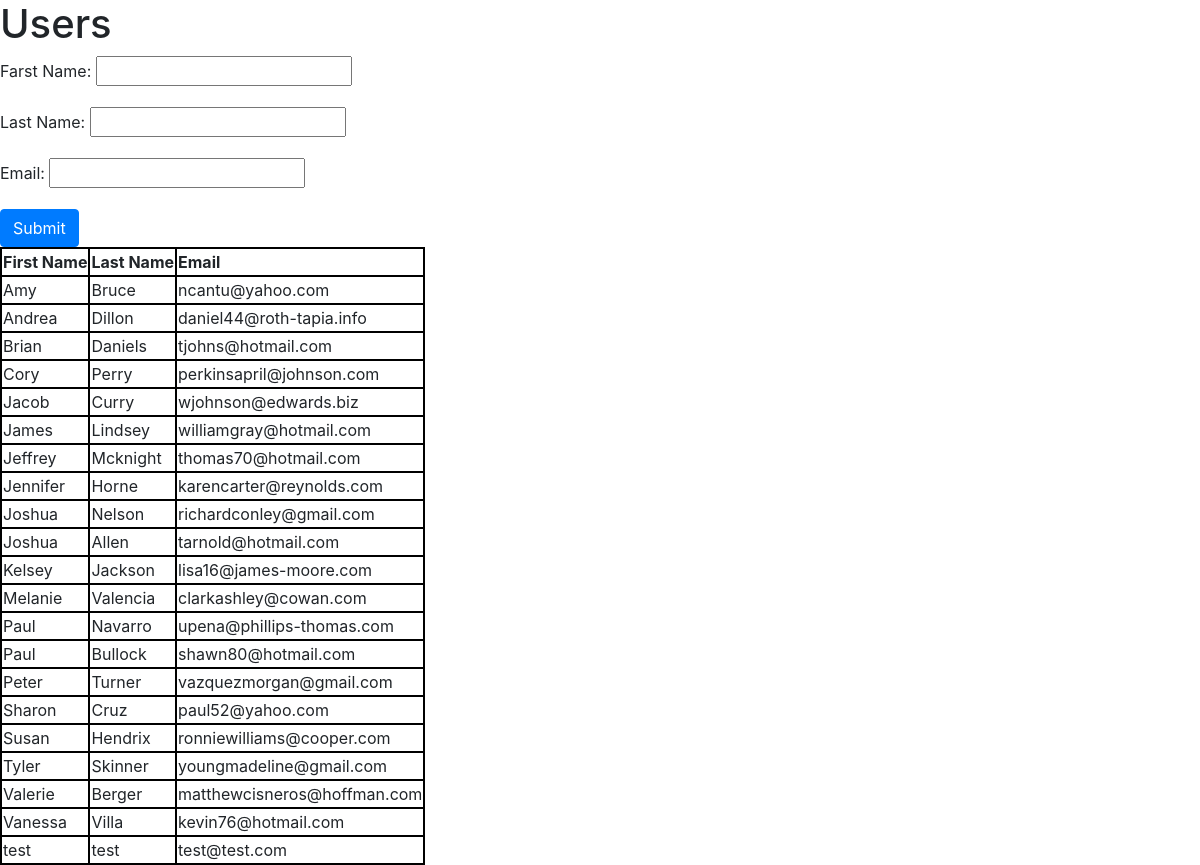
/users/, run on the app's committed database.
### first_app/models.py (models this page shows, shortened)
class temp_User(models.Model):
    f_name = models.CharField(max_length=50)
    l_name = models.CharField(max_length=50)
    email = models.EmailField(max_length=50, unique=True)

### first_app/views.py (the view, shortened to what this page needs)
# urls.py: path('users/', views.users, name='users'),
def users(request):
    users_list = temp_User.objects.order_by('f_name')
    form = NewUserForm
    return render(request,'first_app/users.html', {'form':form, 'users_dict':users_list})

### templates/first_app/users.html (shortened to what this page needs)
<!DOCTYPE html>
{% load static %}
<html lang="en" dir="ltr">
  <head>
    <link rel="stylesheet" href="{% static "css/mystyle.css" %}">
    <link rel="stylesheet" href="https://stackpath.bootstrapcdn.com/bootstrap/4.1.3/css/bootstrap.min.css"
>
  </head>
  <body>
    <h1>Users</h1>
    <form method="POST">
      {{ form.as_p }}
      <input type="submit" class='btn btn-primary'value="Submit">
    </form>
    <div class="djangotwo">
      {% if users_dict %}
      <table>
        <thead>
          <th>First Name</th>
          <th>Last Name</th>
          <th>Email</th>
        </thead>
      {% for user in users_dict %}
      <tr>
        <td>{{ user.f_name }}</td>
        <td>{{ user.l_name }}</td>
        <td>{{ user.email }}</td>
      </tr>
      {% endfor %}
      </table>
      {% else %}
        <p>NO USERS FOUND!</p>
      {% endif %}
    </div>
  </body>
</html>

### static/css/mystyle.css (style rules this page uses)
h1 { color: red; }
thable, th, td { border: 2px solid black; }

### data on the page
temp_User: f_name "Amy", l_name "Bruce", email "ncantu@yahoo.com"
temp_User: f_name "Andrea", l_name "Dillon", email "daniel44@roth-tapia.info"
temp_User: f_name "Brian", l_name "Daniels", email "tjohns@hotmail.com"
temp_User: f_name "Cory", l_name "Perry", email "perkinsapril@johnson.com"
temp_User: f_name "Jacob", l_name "Curry", email "wjohnson@edwards.biz"
temp_User: f_name "James", l_name "Lindsey", email "williamgray@hotmail.com"
temp_User: f_name "Jeffrey", l_name "Mcknight", email "thomas70@hotmail.com"
temp_User: f_name "Jennifer", l_name "Horne", email "karencarter@reynolds.com"
temp_User: f_name "Joshua", l_name "Nelson", email "richardconley@gmail.com"
temp_User: f_name "Joshua", l_name "Allen", email "tarnold@hotmail.com"
temp_User: f_name "Kelsey", l_name "Jackson", email "lisa16@james-moore.com"
temp_User: f_name "Melanie", l_name "Valencia", email "clarkashley@cowan.com"
temp_User: f_name "Paul", l_name "Navarro", email "upena@phillips-thomas.com"
temp_User: f_name "Paul", l_name "Bullock", email "shawn80@hotmail.com"
temp_User: f_name "Peter", l_name "Turner", email "vazquezmorgan@gmail.com"
temp_User: f_name "Sharon", l_name "Cruz", email "paul52@yahoo.com"
temp_User: f_name "Susan", l_name "Hendrix", email "ronniewilliams@cooper.com"
temp_User: f_name "Tyler", l_name "Skinner", email "youngmadeline@gmail.com"
temp_User: f_name "Valerie", l_name "Berger", email "matthewcisneros@hoffman.com"
temp_User: f_name "Vanessa", l_name "Villa", email "kevin76@hotmail.com"
temp_User: f_name "test", l_name "test", email "test@test.com"
